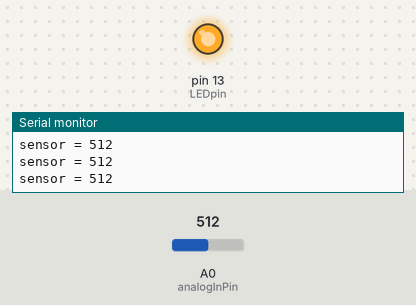
The sketch below on a simulated Arduino Uno, built with avr-gcc and run on an emulated ATmega328P. On the bench: output pins drawn as LEDs (lit = HIGH), the last lines printed to the serial monitor. Inputs (shaded band) come from the test bench; at power-on: A0 (analogInPin) = 512.

Above: at 1.2 s.
1.3 s: A0 (analogInPin) set to 487
At 1.9 s:
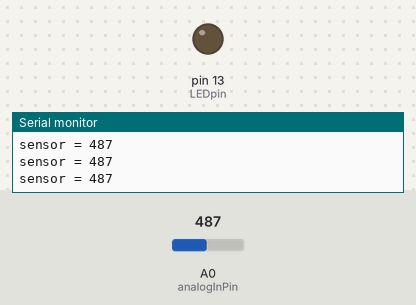
2.8 s: A0 (analogInPin) set to 510
At 4.2 s:
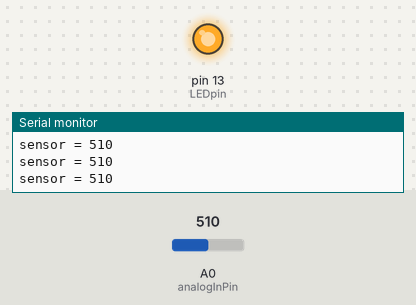
5.8 s: A0 (analogInPin) set to 490
At 6.5 s:
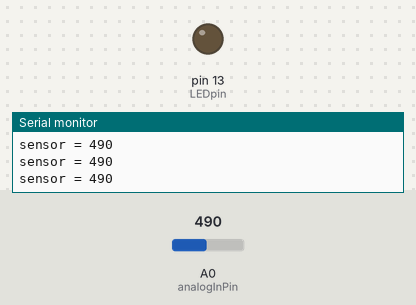
Timing chart, 0 to 8.8 s (numbered marks = the images above; inputs shaded):
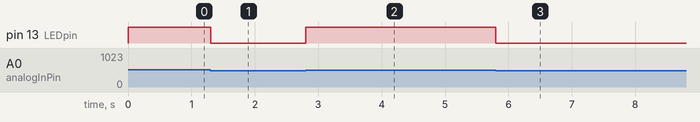

Measured:
- the behaviour switches between 501 and 500 on A0 (analogInPin) (found by bisection; images 0 and 1)
- after the input at 1.3 s, pin 13 (LEDpin): HIGH → LOW at once
- after the input at 2.8 s, pin 13 (LEDpin): LOW → HIGH at once
- after the input at 5.8 s, pin 13 (LEDpin): HIGH → LOW at once

The sketch:

piezo.ino
```cpp
/*
Simple piezo based impact sensor
Luke Woodbury 13th Feb 2026
*/


const int analogInPin = A0;
const int LEDpin = 13;

int sensorValue = 0;

void setup() {
  // initialize serial communications at 9600 bps
  // comment out all the serial stuff for speed once you are set
  Serial.begin(9600);
  pinMode(LEDpin, OUTPUT);
}

void loop() {
  sensorValue = analogRead(analogInPin);

  if (sensorValue>500) {
    digitalWrite(LEDpin, HIGH);
  }else {
    digitalWrite(LEDpin, LOW);
  }

  // print the results to the Serial Monitor:
  Serial.print("sensor = ");
  Serial.println(sensorValue);

  // wait 2 milliseconds before the next loop for the analog-to-digital
  // converter to settle after the last reading:
  delay(2);
}
```
